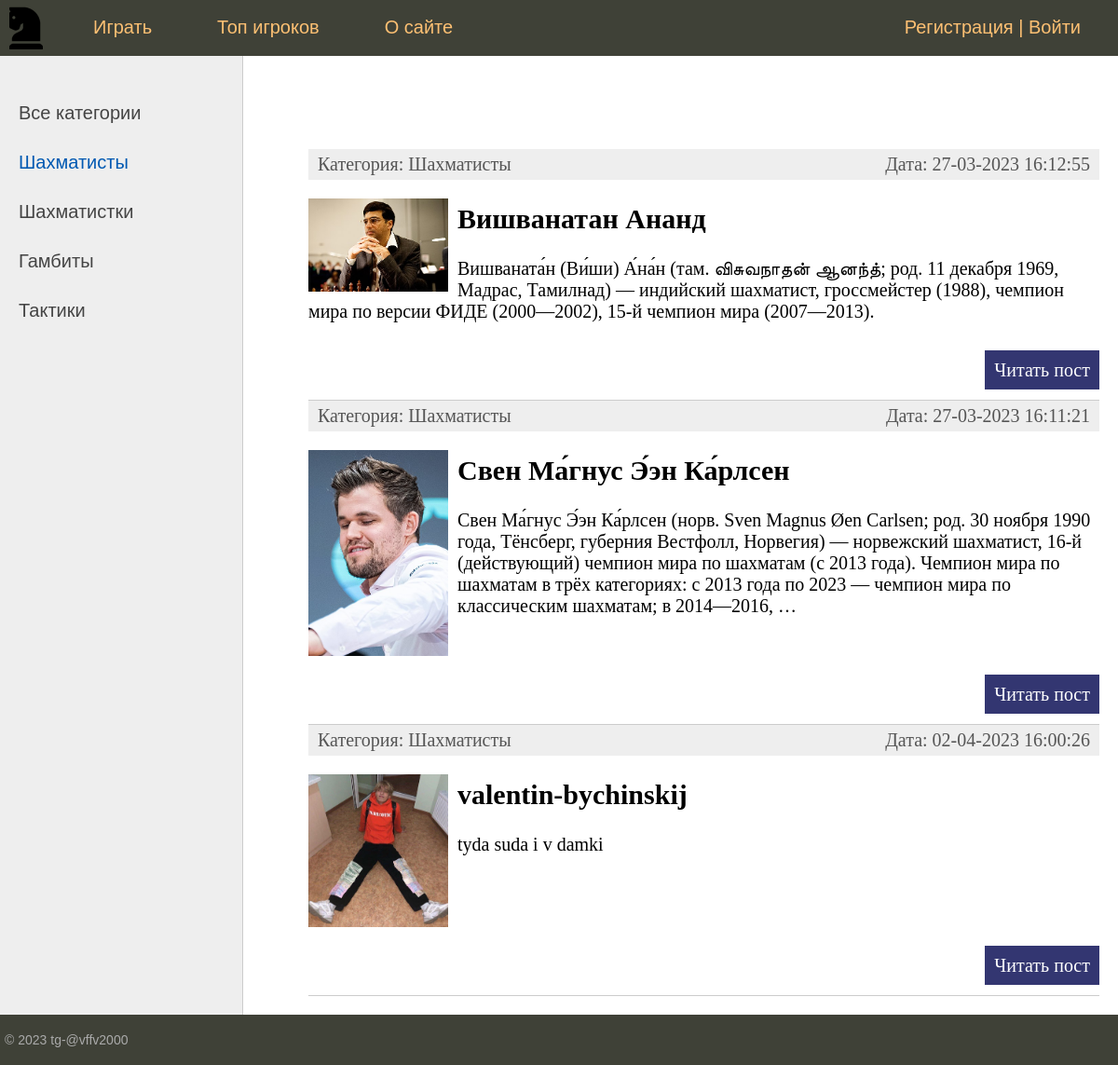
Before: /category/shakhmatisty/ with the older database file.
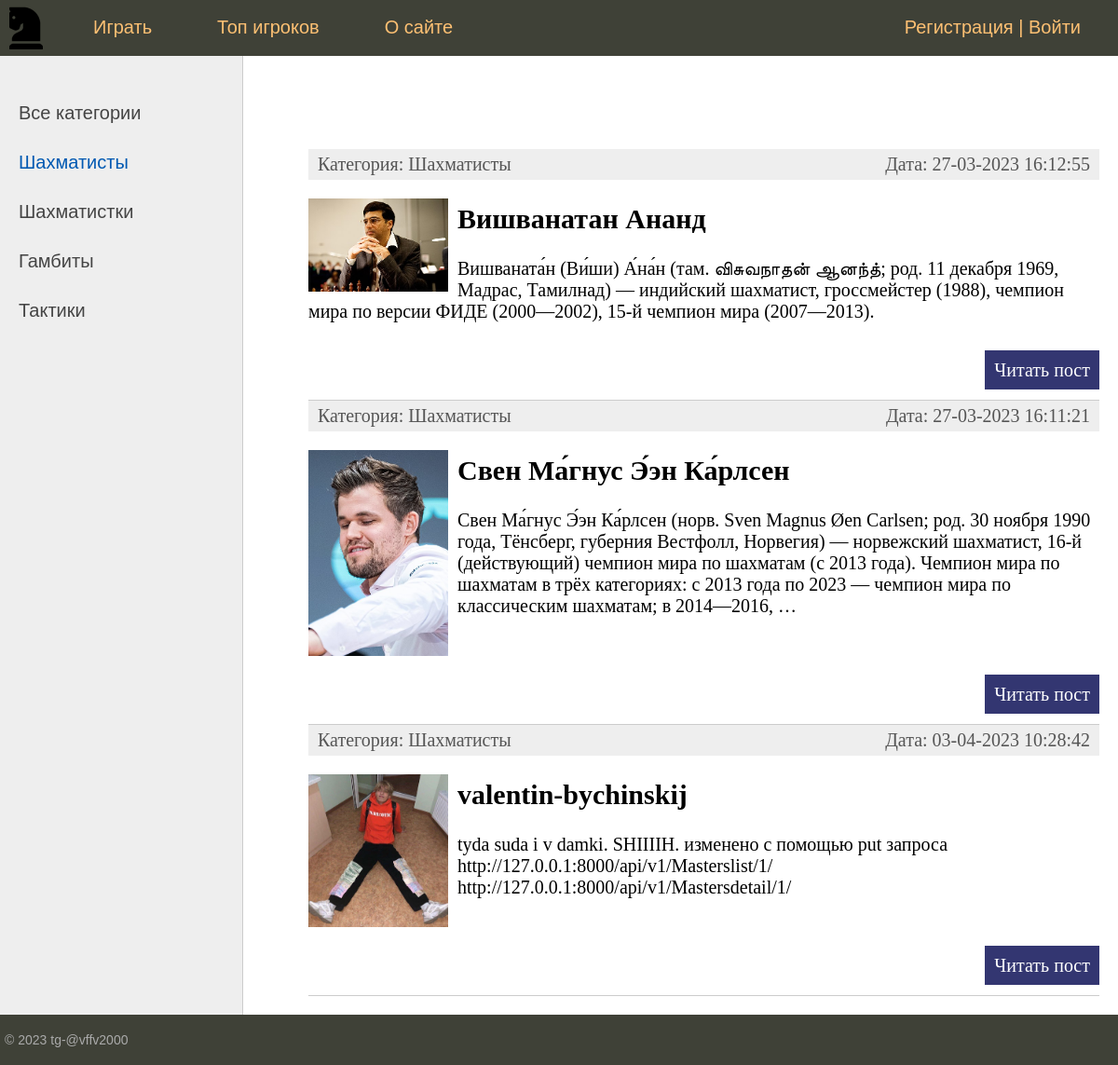
After: the same page with the newer database file.
### chess/models.py (models this page shows, shortened)
class Masters(models.Model):
    title = models.CharField(max_length=255, verbose_name="Заголовок")
    slug = models.SlugField(max_length=255, unique=True, db_index=True, verbose_name="URL")
    content = models.TextField(blank=True, verbose_name="Текст статьи")
    photo = models.ImageField(upload_to="photos/%Y/%m/%d/", verbose_name="Фото")
    time_create = models.DateTimeField(auto_now_add=True, verbose_name="Время создания")
    time_update = models.DateTimeField(auto_now=True, verbose_name="Время изменения")
    is_published = models.BooleanField(default=True, verbose_name="Публикация")
    cat = models.ForeignKey('Category', on_delete=models.PROTECT,  verbose_name="Категории")
    user = models.ForeignKey(User,verbose_name='Пользователь',on_delete=models.CASCADE)
    def get_absolute_url(self):
        return reverse('post', kwargs={'post_slug': self.slug})
    class Meta:
        verbose_name = "Известные шахматисты"
        verbose_name_plural = "Известные шахматисты"
        ordering = ['-time_create']

class Category(models.Model):
    name = models.CharField(max_length=100, db_index=True, verbose_name="Категория")
    slug = models.SlugField(max_length=255, unique=True, db_index=True, verbose_name="URL")
    def __str__(self):
        return self.name
    def get_absolute_url(self):
        return reverse('category', kwargs={'cat_slug': self.slug})
    class Meta:
        verbose_name = 'Категория'
        verbose_name_plural = 'Категории'
        ordering = ['id']

### chess/views.py (the view)
# urls.py: path('category/<slug:cat_slug>/', ChessCategory.as_view(), name='category'),
class ChessCategory(DataMixin, ListView):
    model = Masters
    template_name = 'chess/index.html'
    context_object_name = 'posts'
    allow_empty = False
    def get_queryset(self):
        return Masters.objects.filter(cat__slug=self.kwargs['cat_slug'], is_published=True)
    def get_context_data(self, *, object_list=None, **kwargs):
        context = super().get_context_data(**kwargs)
        c_def = self.get_user_context(title='Категория - ' + str(context['posts'][0].cat),
                                      cat_selected=context['posts'][0].cat_id)
        return context | c_def

### chess/templatetags/chess_tags.py (called while the page is built)
@register.inclusion_tag('chess/list_catigories.html')  # для отображения бара слева в html{% show_category %}
def show_category(sort=None, cat_selected=0):
    if not sort:
        cats = Category.objects.all()
    else:
        cats = Category.objects.order_by(sort)
    return {'cats': cats, "cat_selected": cat_selected}

### chess/utils.py (called while the page is built)
    def get_user_context(self, **kwargs):  # создаёт контекст для шаблона
        context = kwargs  # начальный словарь
        cats = Category.objects.all()
        context['menu'] = menu
        context['cats'] = cats
        if 'cat_selected' not in context:
            context['cat_selected'] = 0
        return context

### chess/templates/chess/index.html (shortened to what this page needs)
{% extends 'chess/base.html' %}
{% block content %}
<ul class="list-articles">
	{% for p in posts %}
			<li><div class="article-panel">
	<p class="first">Категория: {{p.cat}}</p>
	<p class="last">Дата: {{p.time_update|date:"d-m-Y H:i:s"}}</p>
</div>
{% if p.photo %}
	<p><img class="img-article-left thumb" src="{{ p.photo.url }}"></p>
{% endif %}
				<h2>{{p.title}}</h2>
	{% autoescape on %}
	{{p.content|linebreaks|truncatewords:50}}
	{% endautoescape %}
			<p class="link-read-post"><a href="{{ p.get_absolute_url }}">Читать пост</a></p>
			</li>
	{% endfor %}
</ul>
{% endblock %}

Changed rows visible on the page:
changed Masters "valentin-bychinskij": time_update "02-04-2023 16:00:26" → "03-04-2023 10:28:42"; content "tyda suda i v damki" → "tyda suda i v damki. SHIIIIH. изменено с помощью put запроса http://127.0.0.1:8000/api/v1/Masterslist/1/ http://127.0.0.1:8000/api/v1/Mastersdetail/1/"
